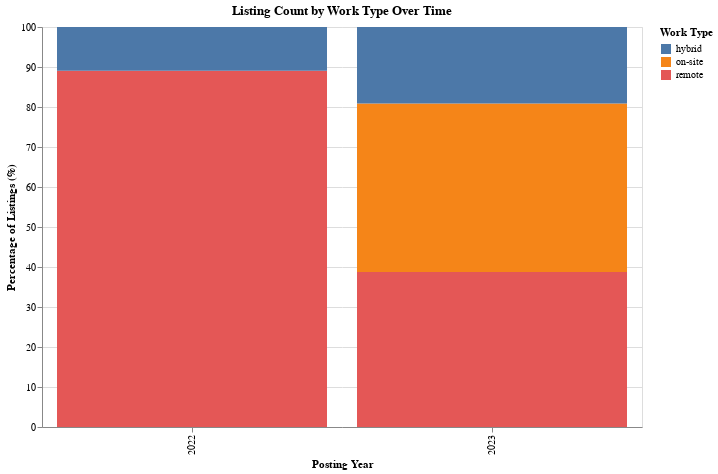

Notebook code cell kept with this figure:
### Code cell
stacked_bar_work_type_pct = alt.Chart(df_stacked_work_type_pct_melt).mark_bar().encode(
    x=alt.X('Posting Year:N', title='Posting Year'),
    y=alt.Y('Percentage:Q', title='Percentage of Listings (%)'),
    color=alt.Color('Work Type:N', title='Work Type')
).properties(
    title='Listing Count by Work Type Over Time',
    width=600,
    height=400
)
stacked_bar_work_type_pct

### Figure 1 — Vega-Lite specification as saved in the notebook (floating-point values rounded to 4 significant figures)
{"config": {"view": {"continuousWidth": 300, "continuousHeight": 300}}, "data": {"name": "data-8dd3a1238888e65b4e4c1f0c9e85e02c"}, "mark": {"type": "bar"}, "encoding": {"color": {"field": "Work Type", "title": "Work Type", "type": "nominal"}, "x": {"field": "Posting Year", "title": "Posting Year", "type": "nominal"}, "y": {"field": "Percentage", "title": "Percentage of Listings (%)", "type": "quantitative"}}, "height": 400, "title": "Listing Count by Work Type Over Time", "width": 600, "$schema": "https://vega.github.io/schema/vega-lite/v5.15.1.json", "datasets": {"data-8dd3a1238888e65b4e4c1f0c9e85e02c": [{"Posting Year": 2022, "Work Type": "remote", "Percentage": 89.07}, {"Posting Year": 2023, "Work Type": "remote", "Percentage": 38.77}, {"Posting Year": 2022, "Work Type": "on-site", "Percentage": 0.0}, {"Posting Year": 2023, "Work Type": "on-site", "Percentage": 42.11}, {"Posting Year": 2022, "Work Type": "hybrid", "Percentage": 10.93}, {"Posting Year": 2023, "Work Type": "hybrid", "Percentage": 19.12}]}}
